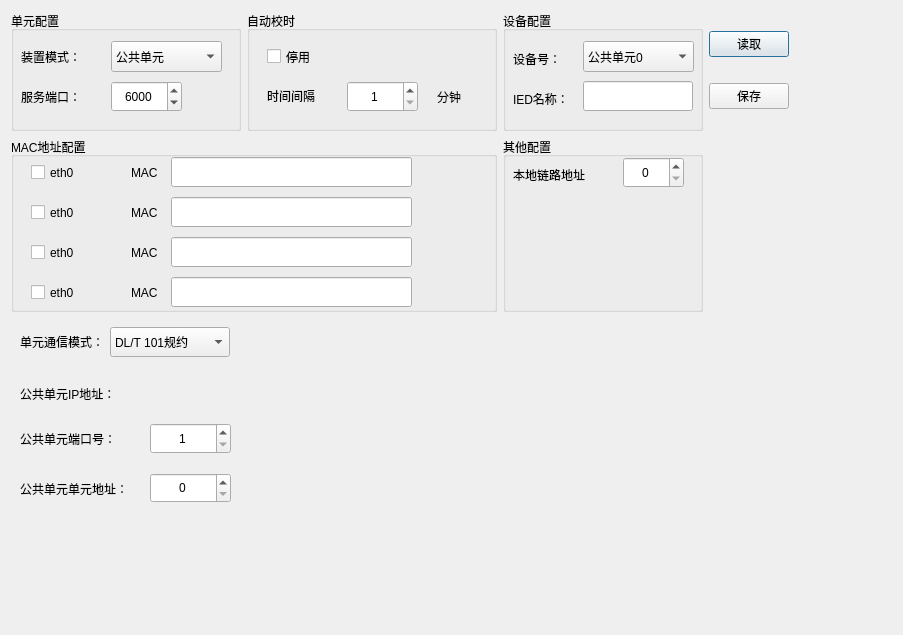
<?xml version="1.0" encoding="UTF-8"?>
<ui version="4.0">
 <class>dtuarmconfigDialog</class>
 <widget class="QDialog" name="dtuarmconfigDialog">
  <property name="geometry">
   <rect>
    <x>0</x>
    <y>0</y>
    <width>903</width>
    <height>635</height>
   </rect>
  </property>
  <property name="windowTitle">
   <string>Dialog</string>
  </property>
  <layout class="QGridLayout" name="gridLayout">
   <property name="leftMargin">
    <number>11</number>
   </property>
   <property name="rightMargin">
    <number>11</number>
   </property>
   <property name="bottomMargin">
    <number>11</number>
   </property>
   <item row="0" column="4">
    <spacer name="horizontalSpacer">
     <property name="orientation">
      <enum>Qt::Horizontal</enum>
     </property>
     <property name="sizeHint" stdset="0">
      <size>
       <width>384</width>
       <height>20</height>
      </size>
     </property>
    </spacer>
   </item>
   <item row="2" column="0" colspan="5">
    <widget class="QStackedWidget" name="stackedWidget1">
     <property name="currentIndex">
      <number>1</number>
     </property>
     <widget class="QWidget" name="page1">
      <layout class="QGridLayout" name="gridLayout_2">
       <property name="leftMargin">
        <number>0</number>
       </property>
       <property name="topMargin">
        <number>0</number>
       </property>
       <property name="rightMargin">
        <number>0</number>
       </property>
       <property name="bottomMargin">
        <number>0</number>
       </property>
       <item row="0" column="0" colspan="2">
        <layout class="QHBoxLayout" name="horizontalLayout">
         <item>
          <widget class="QComboBox" name="comBay">
           <property name="minimumSize">
            <size>
             <width>0</width>
             <height>30</height>
            </size>
           </property>
           <property name="maximumSize">
            <size>
             <width>16777215</width>
             <height>30</height>
            </size>
           </property>
           <item>
            <property name="text">
             <string>间隔单元1</string>
            </property>
           </item>
           <item>
            <property name="text">
             <string>间隔单元2</string>
            </property>
           </item>
           <item>
            <property name="text">
             <string>间隔单元3</string>
            </property>
           </item>
           <item>
            <property name="text">
             <string>间隔单元4</string>
            </property>
           </item>
           <item>
            <property name="text">
             <string>间隔单元5</string>
            </property>
           </item>
           <item>
            <property name="text">
             <string>间隔单元6</string>
            </property>
           </item>
          </widget>
         </item>
         <item>
          <widget class="QCheckBox" name="checkBay">
           <property name="text">
            <string>停用</string>
           </property>
          </widget>
         </item>
        </layout>
       </item>
       <item row="1" column="0">
        <layout class="QHBoxLayout" name="horizontalLayout_2">
         <item>
          <widget class="QLabel" name="lab6">
           <property name="text">
            <string>间隔单元地址：</string>
           </property>
          </widget>
         </item>
         <item>
          <widget class="QSpinBox" name="spinBay">
           <property name="minimumSize">
            <size>
             <width>60</width>
             <height>30</height>
            </size>
           </property>
           <property name="maximumSize">
            <size>
             <width>16777215</width>
             <height>30</height>
            </size>
           </property>
           <property name="alignment">
            <set>Qt::AlignCenter</set>
           </property>
          </widget>
         </item>
        </layout>
       </item>
       <item row="1" column="1" colspan="3">
        <spacer name="horizontalSpacer_3">
         <property name="orientation">
          <enum>Qt::Horizontal</enum>
         </property>
         <property name="sizeHint" stdset="0">
          <size>
           <width>697</width>
           <height>20</height>
          </size>
         </property>
        </spacer>
       </item>
       <item row="2" column="0" colspan="3">
        <layout class="QHBoxLayout" name="horizontalLayout_3">
         <item>
          <widget class="QLabel" name="lab7">
           <property name="text">
            <string>单元通信规约：</string>
           </property>
          </widget>
         </item>
         <item>
          <widget class="QComboBox" name="comProto">
           <property name="minimumSize">
            <size>
             <width>120</width>
             <height>30</height>
            </size>
           </property>
           <property name="maximumSize">
            <size>
             <width>16777215</width>
             <height>30</height>
            </size>
           </property>
           <item>
            <property name="text">
             <string>DL/T 101规约</string>
            </property>
           </item>
           <item>
            <property name="text">
             <string>DL/T 104规约</string>
            </property>
           </item>
           <item>
            <property name="text">
             <string>远程服务</string>
            </property>
           </item>
          </widget>
         </item>
        </layout>
       </item>
       <item row="2" column="3">
        <spacer name="horizontalSpacer_4">
         <property name="orientation">
          <enum>Qt::Horizontal</enum>
         </property>
         <property name="sizeHint" stdset="0">
          <size>
           <width>634</width>
           <height>20</height>
          </size>
         </property>
        </spacer>
       </item>
       <item row="0" column="2" colspan="2">
        <spacer name="horizontalSpacer_2">
         <property name="orientation">
          <enum>Qt::Horizontal</enum>
         </property>
         <property name="sizeHint" stdset="0">
          <size>
           <width>665</width>
           <height>20</height>
          </size>
         </property>
        </spacer>
       </item>
       <item row="3" column="0" colspan="4">
        <widget class="QStackedWidget" name="stackedWidget2">
         <widget class="QWidget" name="page2_1">
          <layout class="QGridLayout" name="gridLayout_3">
           <property name="leftMargin">
            <number>0</number>
           </property>
           <property name="topMargin">
            <number>0</number>
           </property>
           <property name="rightMargin">
            <number>0</number>
           </property>
           <property name="bottomMargin">
            <number>0</number>
           </property>
           <item row="0" column="0">
            <widget class="SerialDialog" name="widgetSerial" native="true"/>
           </item>
           <item row="0" column="1">
            <spacer name="horizontalSpacer_5">
             <property name="orientation">
              <enum>Qt::Horizontal</enum>
             </property>
             <property name="sizeHint" stdset="0">
              <size>
               <width>848</width>
               <height>20</height>
              </size>
             </property>
            </spacer>
           </item>
           <item row="1" column="0">
            <spacer name="verticalSpacer">
             <property name="orientation">
              <enum>Qt::Vertical</enum>
             </property>
             <property name="sizeHint" stdset="0">
              <size>
               <width>20</width>
               <height>336</height>
              </size>
             </property>
            </spacer>
           </item>
          </layout>
         </widget>
         <widget class="QWidget" name="page2_2">
          <widget class="IPAddress" name="widgetIP104" native="true">
           <property name="geometry">
            <rect>
             <x>200</x>
             <y>10</y>
             <width>181</width>
             <height>31</height>
            </rect>
           </property>
          </widget>
          <widget class="QLabel" name="lab8">
           <property name="geometry">
            <rect>
             <x>0</x>
             <y>10</y>
             <width>201</width>
             <height>31</height>
            </rect>
           </property>
           <property name="text">
            <string>目标间隔单元104服务IP地址：</string>
           </property>
          </widget>
          <widget class="QLabel" name="lab9">
           <property name="geometry">
            <rect>
             <x>0</x>
             <y>60</y>
             <width>201</width>
             <height>31</height>
            </rect>
           </property>
           <property name="text">
            <string>目标间隔单元104服务端口号：</string>
           </property>
          </widget>
          <widget class="QSpinBox" name="spinPort104">
           <property name="geometry">
            <rect>
             <x>200</x>
             <y>60</y>
             <width>71</width>
             <height>31</height>
            </rect>
           </property>
           <property name="alignment">
            <set>Qt::AlignCenter</set>
           </property>
           <property name="minimum">
            <number>1</number>
           </property>
           <property name="maximum">
            <number>65536</number>
           </property>
          </widget>
         </widget>
         <widget class="QWidget" name="page2_3">
          <widget class="QLabel" name="lab10">
           <property name="geometry">
            <rect>
             <x>0</x>
             <y>10</y>
             <width>211</width>
             <height>31</height>
            </rect>
           </property>
           <property name="text">
            <string>目标间隔单元远程服务IP地址：</string>
           </property>
          </widget>
          <widget class="QLabel" name="lab11">
           <property name="geometry">
            <rect>
             <x>0</x>
             <y>60</y>
             <width>211</width>
             <height>31</height>
            </rect>
           </property>
           <property name="text">
            <string>目标间隔单元远程服务端口号：</string>
           </property>
          </widget>
          <widget class="IPAddress" name="widgetIPRPC" native="true">
           <property name="geometry">
            <rect>
             <x>220</x>
             <y>13</y>
             <width>221</width>
             <height>30</height>
            </rect>
           </property>
          </widget>
          <widget class="QSpinBox" name="spinPortRPC">
           <property name="geometry">
            <rect>
             <x>220</x>
             <y>60</y>
             <width>61</width>
             <height>30</height>
            </rect>
           </property>
           <property name="alignment">
            <set>Qt::AlignCenter</set>
           </property>
           <property name="minimum">
            <number>1</number>
           </property>
           <property name="maximum">
            <number>65536</number>
           </property>
          </widget>
         </widget>
        </widget>
       </item>
      </layout>
     </widget>
     <widget class="QWidget" name="page2">
      <layout class="QGridLayout" name="gridLayout_4">
       <item row="0" column="0">
        <layout class="QHBoxLayout" name="horizontalLayout_4">
         <item>
          <widget class="QLabel" name="lab12">
           <property name="text">
            <string>单元通信模式：</string>
           </property>
          </widget>
         </item>
         <item>
          <widget class="QComboBox" name="comProtoPublic">
           <property name="minimumSize">
            <size>
             <width>120</width>
             <height>30</height>
            </size>
           </property>
           <item>
            <property name="text">
             <string>DL/T 101规约</string>
            </property>
           </item>
           <item>
            <property name="text">
             <string>DL/T 104规约</string>
            </property>
           </item>
           <item>
            <property name="text">
             <string>远程服务</string>
            </property>
           </item>
          </widget>
         </item>
        </layout>
       </item>
       <item row="0" column="1">
        <spacer name="horizontalSpacer_6">
         <property name="orientation">
          <enum>Qt::Horizontal</enum>
         </property>
         <property name="sizeHint" stdset="0">
          <size>
           <width>615</width>
           <height>20</height>
          </size>
         </property>
        </spacer>
       </item>
       <item row="1" column="0" colspan="2">
        <widget class="QStackedWidget" name="stackedWidget">
         <widget class="QWidget" name="page1_1">
          <widget class="QLabel" name="lab5">
           <property name="geometry">
            <rect>
             <x>0</x>
             <y>10</y>
             <width>121</width>
             <height>41</height>
            </rect>
           </property>
           <property name="text">
            <string>公共单元IP地址：</string>
           </property>
          </widget>
          <widget class="QLabel" name="lab13">
           <property name="geometry">
            <rect>
             <x>0</x>
             <y>60</y>
             <width>121</width>
             <height>31</height>
            </rect>
           </property>
           <property name="text">
            <string>公共单元端口号：</string>
           </property>
          </widget>
          <widget class="IPAddress" name="widgetIPPublic" native="true">
           <property name="geometry">
            <rect>
             <x>130</x>
             <y>10</y>
             <width>201</width>
             <height>30</height>
            </rect>
           </property>
          </widget>
          <widget class="QSpinBox" name="spinPortPublic">
           <property name="geometry">
            <rect>
             <x>130</x>
             <y>60</y>
             <width>81</width>
             <height>31</height>
            </rect>
           </property>
           <property name="alignment">
            <set>Qt::AlignCenter</set>
           </property>
           <property name="minimum">
            <number>1</number>
           </property>
           <property name="maximum">
            <number>65536</number>
           </property>
          </widget>
          <widget class="QLabel" name="lab14">
           <property name="geometry">
            <rect>
             <x>0</x>
             <y>110</y>
             <width>141</width>
             <height>31</height>
            </rect>
           </property>
           <property name="text">
            <string>公共单元单元地址：</string>
           </property>
          </widget>
          <widget class="QSpinBox" name="spinASDUPublic">
           <property name="geometry">
            <rect>
             <x>130</x>
             <y>110</y>
             <width>81</width>
             <height>30</height>
            </rect>
           </property>
           <property name="alignment">
            <set>Qt::AlignCenter</set>
           </property>
           <property name="maximum">
            <number>256</number>
           </property>
          </widget>
         </widget>
         <widget class="QWidget" name="page1_2"/>
        </widget>
       </item>
      </layout>
     </widget>
    </widget>
   </item>
   <item row="0" column="3">
    <layout class="QVBoxLayout" name="verticalLayout">
     <item>
      <widget class="QPushButton" name="btnLoad">
       <property name="text">
        <string>读取</string>
       </property>
      </widget>
     </item>
     <item>
      <widget class="QPushButton" name="btnSave">
       <property name="text">
        <string>保存</string>
       </property>
      </widget>
     </item>
    </layout>
   </item>
   <item row="0" column="0">
    <widget class="QGroupBox" name="groupBox_2">
     <property name="minimumSize">
      <size>
       <width>230</width>
       <height>120</height>
      </size>
     </property>
     <property name="maximumSize">
      <size>
       <width>230</width>
       <height>120</height>
      </size>
     </property>
     <property name="title">
      <string>单元配置</string>
     </property>
     <widget class="QSpinBox" name="spinPort">
      <property name="geometry">
       <rect>
        <x>100</x>
        <y>70</y>
        <width>71</width>
        <height>31</height>
       </rect>
      </property>
      <property name="alignment">
       <set>Qt::AlignCenter</set>
      </property>
      <property name="minimum">
       <number>1</number>
      </property>
      <property name="maximum">
       <number>65536</number>
      </property>
      <property name="value">
       <number>6000</number>
      </property>
     </widget>
     <widget class="QLabel" name="lab2">
      <property name="geometry">
       <rect>
        <x>10</x>
        <y>70</y>
        <width>81</width>
        <height>31</height>
       </rect>
      </property>
      <property name="text">
       <string>服务端口：</string>
      </property>
     </widget>
     <widget class="QComboBox" name="comMode">
      <property name="geometry">
       <rect>
        <x>100</x>
        <y>30</y>
        <width>111</width>
        <height>31</height>
       </rect>
      </property>
      <item>
       <property name="text">
        <string>公共单元</string>
       </property>
      </item>
      <item>
       <property name="text">
        <string>间隔单元</string>
       </property>
      </item>
     </widget>
     <widget class="QLabel" name="lab1">
      <property name="geometry">
       <rect>
        <x>10</x>
        <y>30</y>
        <width>101</width>
        <height>31</height>
       </rect>
      </property>
      <property name="text">
       <string>装置模式：</string>
      </property>
     </widget>
    </widget>
   </item>
   <item row="0" column="2">
    <widget class="QGroupBox" name="groupBox_3">
     <property name="minimumSize">
      <size>
       <width>200</width>
       <height>0</height>
      </size>
     </property>
     <property name="title">
      <string>设备配置</string>
     </property>
     <widget class="QLabel" name="label">
      <property name="geometry">
       <rect>
        <x>10</x>
        <y>40</y>
        <width>61</width>
        <height>16</height>
       </rect>
      </property>
      <property name="text">
       <string>设备号：</string>
      </property>
     </widget>
     <widget class="QComboBox" name="comdevno">
      <property name="geometry">
       <rect>
        <x>80</x>
        <y>30</y>
        <width>111</width>
        <height>31</height>
       </rect>
      </property>
      <item>
       <property name="text">
        <string>公共单元0</string>
       </property>
      </item>
      <item>
       <property name="text">
        <string>间隔设备1</string>
       </property>
      </item>
      <item>
       <property name="text">
        <string>间隔设备2</string>
       </property>
      </item>
      <item>
       <property name="text">
        <string>间隔设备3</string>
       </property>
      </item>
      <item>
       <property name="text">
        <string>间隔设备4</string>
       </property>
      </item>
      <item>
       <property name="text">
        <string>间隔设备5</string>
       </property>
      </item>
      <item>
       <property name="text">
        <string>间隔设备6</string>
       </property>
      </item>
      <item>
       <property name="text">
        <string>间隔设备7</string>
       </property>
      </item>
      <item>
       <property name="text">
        <string>间隔设备8</string>
       </property>
      </item>
     </widget>
     <widget class="QLabel" name="label_2">
      <property name="geometry">
       <rect>
        <x>10</x>
        <y>80</y>
        <width>72</width>
        <height>15</height>
       </rect>
      </property>
      <property name="text">
       <string>IED名称：</string>
      </property>
     </widget>
     <widget class="QLineEdit" name="lineEdit_IED">
      <property name="geometry">
       <rect>
        <x>80</x>
        <y>70</y>
        <width>110</width>
        <height>30</height>
       </rect>
      </property>
      <property name="minimumSize">
       <size>
        <width>110</width>
        <height>30</height>
       </size>
      </property>
      <property name="maximumSize">
       <size>
        <width>110</width>
        <height>30</height>
       </size>
      </property>
     </widget>
    </widget>
   </item>
   <item row="0" column="1">
    <widget class="QGroupBox" name="groupBox">
     <property name="sizePolicy">
      <sizepolicy hsizetype="Preferred" vsizetype="Preferred">
       <horstretch>250</horstretch>
       <verstretch>120</verstretch>
      </sizepolicy>
     </property>
     <property name="minimumSize">
      <size>
       <width>250</width>
       <height>120</height>
      </size>
     </property>
     <property name="maximumSize">
      <size>
       <width>250</width>
       <height>120</height>
      </size>
     </property>
     <property name="title">
      <string>自动校时</string>
     </property>
     <widget class="QLabel" name="lab4">
      <property name="geometry">
       <rect>
        <x>190</x>
        <y>70</y>
        <width>51</width>
        <height>31</height>
       </rect>
      </property>
      <property name="text">
       <string>分钟</string>
      </property>
     </widget>
     <widget class="QLabel" name="lab3">
      <property name="geometry">
       <rect>
        <x>20</x>
        <y>74</y>
        <width>81</width>
        <height>21</height>
       </rect>
      </property>
      <property name="text">
       <string>时间间隔</string>
      </property>
     </widget>
     <widget class="QCheckBox" name="checkSync">
      <property name="geometry">
       <rect>
        <x>20</x>
        <y>30</y>
        <width>111</width>
        <height>31</height>
       </rect>
      </property>
      <property name="text">
       <string>停用</string>
      </property>
     </widget>
     <widget class="QSpinBox" name="spinSync">
      <property name="geometry">
       <rect>
        <x>100</x>
        <y>70</y>
        <width>71</width>
        <height>31</height>
       </rect>
      </property>
      <property name="alignment">
       <set>Qt::AlignCenter</set>
      </property>
      <property name="minimum">
       <number>1</number>
      </property>
      <property name="maximum">
       <number>9999</number>
      </property>
     </widget>
    </widget>
   </item>
   <item row="1" column="0" colspan="2">
    <widget class="QGroupBox" name="groupBox_4">
     <property name="minimumSize">
      <size>
       <width>0</width>
       <height>175</height>
      </size>
     </property>
     <property name="title">
      <string>MAC地址配置</string>
     </property>
     <widget class="QLabel" name="label_3">
      <property name="geometry">
       <rect>
        <x>120</x>
        <y>20</y>
        <width>41</width>
        <height>31</height>
       </rect>
      </property>
      <property name="text">
       <string>MAC</string>
      </property>
     </widget>
     <widget class="QLineEdit" name="lineEdit_mac_0">
      <property name="geometry">
       <rect>
        <x>160</x>
        <y>20</y>
        <width>241</width>
        <height>30</height>
       </rect>
      </property>
     </widget>
     <widget class="QLabel" name="label_4">
      <property name="geometry">
       <rect>
        <x>120</x>
        <y>60</y>
        <width>41</width>
        <height>31</height>
       </rect>
      </property>
      <property name="text">
       <string>MAC</string>
      </property>
     </widget>
     <widget class="QLineEdit" name="lineEdit_mac_1">
      <property name="geometry">
       <rect>
        <x>160</x>
        <y>60</y>
        <width>241</width>
        <height>30</height>
       </rect>
      </property>
     </widget>
     <widget class="QLabel" name="label_5">
      <property name="geometry">
       <rect>
        <x>120</x>
        <y>100</y>
        <width>41</width>
        <height>31</height>
       </rect>
      </property>
      <property name="text">
       <string>MAC</string>
      </property>
     </widget>
     <widget class="QLineEdit" name="lineEdit_mac_2">
      <property name="geometry">
       <rect>
        <x>160</x>
        <y>100</y>
        <width>241</width>
        <height>30</height>
       </rect>
      </property>
     </widget>
     <widget class="QCheckBox" name="check_eth0">
      <property name="geometry">
       <rect>
        <x>20</x>
        <y>20</y>
        <width>71</width>
        <height>31</height>
       </rect>
      </property>
      <property name="text">
       <string>eth0</string>
      </property>
     </widget>
     <widget class="QCheckBox" name="check_eth1">
      <property name="geometry">
       <rect>
        <x>20</x>
        <y>60</y>
        <width>71</width>
        <height>31</height>
       </rect>
      </property>
      <property name="text">
       <string>eth0</string>
      </property>
     </widget>
     <widget class="QCheckBox" name="check_eth2">
      <property name="geometry">
       <rect>
        <x>20</x>
        <y>100</y>
        <width>71</width>
        <height>31</height>
       </rect>
      </property>
      <property name="text">
       <string>eth0</string>
      </property>
     </widget>
     <widget class="QCheckBox" name="check_eth3">
      <property name="geometry">
       <rect>
        <x>20</x>
        <y>140</y>
        <width>71</width>
        <height>31</height>
       </rect>
      </property>
      <property name="text">
       <string>eth0</string>
      </property>
     </widget>
     <widget class="QLabel" name="label_6">
      <property name="geometry">
       <rect>
        <x>120</x>
        <y>140</y>
        <width>41</width>
        <height>31</height>
       </rect>
      </property>
      <property name="text">
       <string>MAC</string>
      </property>
     </widget>
     <widget class="QLineEdit" name="lineEdit_mac_3">
      <property name="geometry">
       <rect>
        <x>160</x>
        <y>140</y>
        <width>241</width>
        <height>30</height>
       </rect>
      </property>
     </widget>
    </widget>
   </item>
   <item row="1" column="2">
    <widget class="QGroupBox" name="groupBox_5">
     <property name="title">
      <string>其他配置</string>
     </property>
     <widget class="QLabel" name="label_7">
      <property name="geometry">
       <rect>
        <x>10</x>
        <y>30</y>
        <width>101</width>
        <height>16</height>
       </rect>
      </property>
      <property name="text">
       <string>本地链路地址</string>
      </property>
     </widget>
     <widget class="QSpinBox" name="spin_linkaddr">
      <property name="geometry">
       <rect>
        <x>120</x>
        <y>20</y>
        <width>61</width>
        <height>31</height>
       </rect>
      </property>
      <property name="alignment">
       <set>Qt::AlignCenter</set>
      </property>
      <property name="maximum">
       <number>65536</number>
      </property>
     </widget>
    </widget>
   </item>
  </layout>
 </widget>
 <customwidgets>
  <customwidget>
   <class>IPAddress</class>
   <extends>QWidget</extends>
   <header location="global">dtuipaddress.h</header>
   <container>1</container>
  </customwidget>
  <customwidget>
   <class>SerialDialog</class>
   <extends>QWidget</extends>
   <header location="global">serialdialog.h</header>
   <container>1</container>
  </customwidget>
 </customwidgets>
 <resources/>
 <connections>
  <connection>
   <sender>btnLoad</sender>
   <signal>clicked()</signal>
   <receiver>dtuarmconfigDialog</receiver>
   <slot>read()</slot>
   <hints>
    <hint type="sourcelabel">
     <x>552</x>
     <y>43</y>
    </hint>
    <hint type="destinationlabel">
     <x>451</x>
     <y>317</y>
    </hint>
   </hints>
  </connection>
  <connection>
   <sender>btnSave</sender>
   <signal>clicked()</signal>
   <receiver>dtuarmconfigDialog</receiver>
   <slot>save()</slot>
   <hints>
    <hint type="sourcelabel">
     <x>552</x>
     <y>96</y>
    </hint>
    <hint type="destinationlabel">
     <x>451</x>
     <y>317</y>
    </hint>
   </hints>
  </connection>
 </connections>
 <slots>
  <slot>read()</slot>
  <slot>save()</slot>
 </slots>
</ui>
